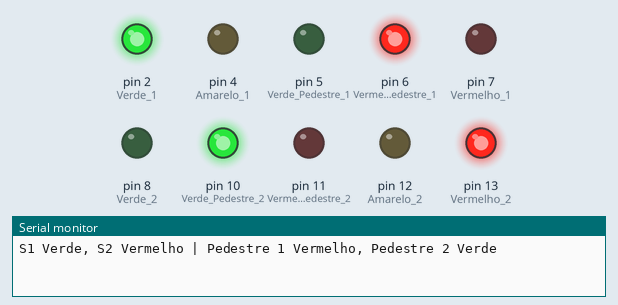
The sketch below on a simulated Arduino Uno, built with avr-gcc and run on an emulated ATmega328P. On the bench: output pins drawn as LEDs (lit = HIGH), the last lines printed to the serial monitor.

Above: at 2.0 s.
At 5.0 s:
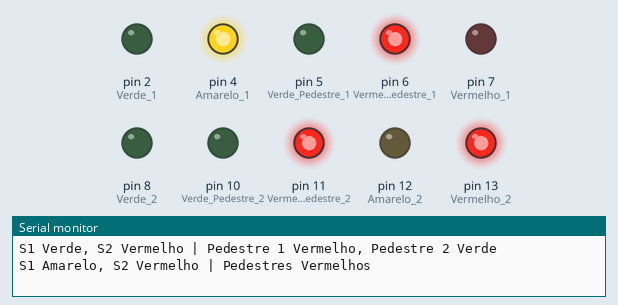
At 8.0 s:
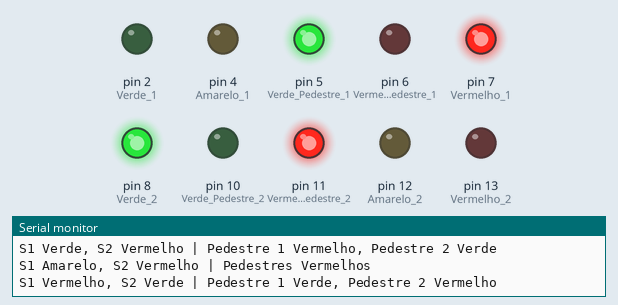
At 11.0 s:
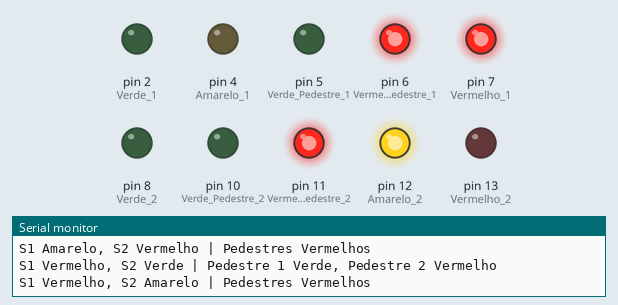
Timing chart, 0 to 15.6 s (numbered marks = the images above):
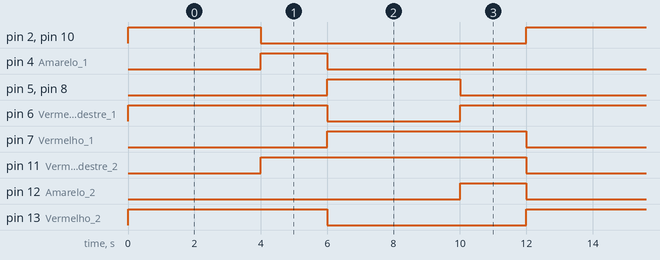

Measured:
- by itself, pin 2 (Verde_1), pin 5 (Verde_Pedestre_1), pin 8 (Verde_2), pin 10 (Verde_Pedestre_2): alternates HIGH for 4.0 s and LOW for 8.0 s
- by itself, pin 4 (Amarelo_1), pin 12 (Amarelo_2): alternates HIGH for 2.0 s and LOW for 10.0 s
- by itself, pin 6 (Vermelho_Pedestre_1): repeats every 12.0 s: LOW 4.0 s, HIGH 8.0 s
- by itself, pin 7 (Vermelho_1), pin 13 (Vermelho_2): alternates HIGH for 6.0 s and LOW for 6.0 s
- by itself, pin 11 (Vermelho_Pedestre_2): alternates HIGH for 8.0 s and LOW for 4.0 s

The sketch:

controle-trafego-pedestre.ino
```cpp
// CONFIGURANDO OS PINOS:
void setup() {
  // SEMÁFORO 1:
  pinMode(7, OUTPUT); // Vermelho 1
  pinMode(4, OUTPUT); // Amarelo 1
  pinMode(2, OUTPUT); // Verde 1

  // SEMÁFORO 2:
  pinMode(13, OUTPUT); // Vermelho 2
  pinMode(12, OUTPUT); // Amarelo 2
  pinMode(8, OUTPUT);  // Verde 2

  // SEMÁFORO DE PEDESTRES 1:
  pinMode(5, OUTPUT); // Verde Pedestre 1
  pinMode(6, OUTPUT); // Vermelho Pedestre 1

  // SEMÁFORO DE PEDESTRES 2:
  pinMode(10, OUTPUT); // Verde Pedestre 2
  pinMode(11, OUTPUT); // Vermelho Pedestre 2

  Serial.begin(9600);
}

// DEFININDO A FUNÇÃO DO CICLO:
void semaforo() {

  // CONDIÇÃO 1: SEMÁFORO 1 VERDE / SEMÁFORO 2 VERMELHO / PEDESTRE 1 VERMELHO / PEDESTRE 2 VERDE
  Serial.println("S1 Verde, S2 Vermelho | Pedestre 1 Vermelho, Pedestre 2 Verde");
  // Carros 1 e 2
  digitalWrite(2, HIGH); digitalWrite(4, LOW);  digitalWrite(7, LOW);
  digitalWrite(8, LOW);  digitalWrite(12, LOW); digitalWrite(13, HIGH);
  // Pedestres 1 e 2
  digitalWrite(5, LOW);  digitalWrite(6, HIGH); // Pedestre 1: Vermelho
  digitalWrite(10, HIGH); digitalWrite(11, LOW); // Pedestre 2: Verde
  delay(4000);

  // CONDIÇÃO 2: SEMÁFORO 1 AMARELO / SEMÁFORO 2 VERMELHO / PEDESTRE 1 VERMELHO / PEDESTRE 2 VERMELHO (Segurança)
  Serial.println("S1 Amarelo, S2 Vermelho | Pedestres Vermelhos");
  // Carros 1 e 2
  digitalWrite(2, LOW);  digitalWrite(4, HIGH); digitalWrite(7, LOW);
  digitalWrite(8, LOW);  digitalWrite(12, LOW); digitalWrite(13, HIGH);
  // Pedestres 1 e 2
  digitalWrite(5, LOW);  digitalWrite(6, HIGH); // Pedestre 1: Vermelho
  digitalWrite(10, LOW); digitalWrite(11, HIGH); // Pedestre 2: Vermelho (fecha antes do S2 abrir)
  delay(2000);

  // CONDIÇÃO 3: SEMÁFORO 1 VERMELHO / SEMÁFORO 2 VERDE / PEDESTRE 1 VERDE / PEDESTRE 2 VERMELHO
  Serial.println("S1 Vermelho, S2 Verde | Pedestre 1 Verde, Pedestre 2 Vermelho");
  // Carros 1 e 2
  digitalWrite(2, LOW);  digitalWrite(4, LOW);  digitalWrite(7, HIGH);
  digitalWrite(8, HIGH); digitalWrite(12, LOW); digitalWrite(13, LOW);
  // Pedestres 1 e 2
  digitalWrite(5, HIGH); digitalWrite(6, LOW);  // Pedestre 1: Verde
  digitalWrite(10, LOW); digitalWrite(11, HIGH); // Pedestre 2: Vermelho
  delay(4000);

  // CONDIÇÃO 4: SEMÁFORO 1 VERMELHO / SEMÁFORO 2 AMARELO / PEDESTRE 1 VERMELHO / PEDESTRE 2 VERMELHO (Segurança)
  Serial.println("S1 Vermelho, S2 Amarelo | Pedestres Vermelhos");
  // Carros 1 e 2
  digitalWrite(2, LOW);  digitalWrite(4, LOW);  digitalWrite(7, HIGH);
  digitalWrite(8, LOW);  digitalWrite(12, HIGH); digitalWrite(13, LOW);
  // Pedestres 1 e 2
  digitalWrite(5, LOW);  digitalWrite(6, HIGH); // Pedestre 1: Vermelho (fecha antes do S1 abrir)
  digitalWrite(10, LOW); digitalWrite(11, HIGH); // Pedestre 2: Vermelho
  delay(2000);
}

// REPETINDO EM LOOP:
void loop() {
  semaforo();
}
```
